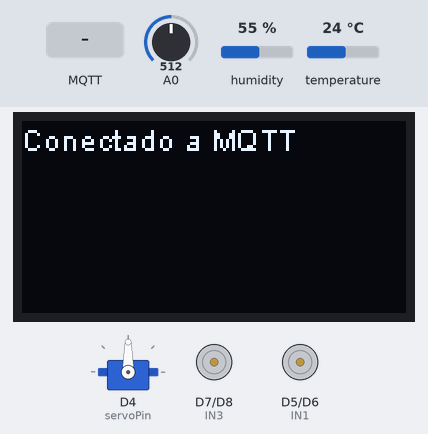
A sketch run on a simulated ESP8266 (NodeMCU). On the bench: 128×64 one-colour display, servo, motor-driver pin pairs drawn as motors (green arrow = first pin HIGH = forward, orange = second pin HIGH = backward, longer = more drive). Inputs (shaded band) come from the test bench; at power-on: A0 = 512, humidity 55 %, temperature 24 °C. WiFi joins after 1.5 s; servers stay silent unless stated; colours are those a GRB WS2812 strip shows for the declared byte order; no MQTT or app messages arrive unless stated; what the sketch prints to the serial monitor is not drawn.

Above: at 2.7 s.
2.8 s: MQTT message "1" arrives on the first subscribed topic
At 4.0 s:
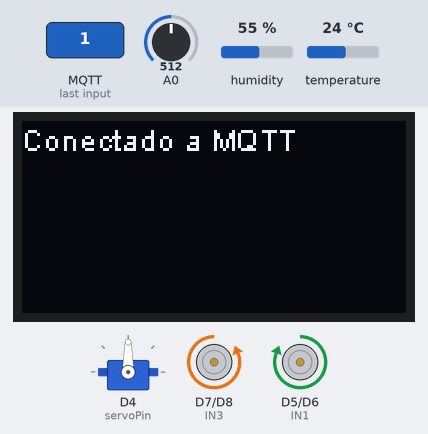
4.3 s: MQTT message "2" arrives on the first subscribed topic
At 5.4 s:
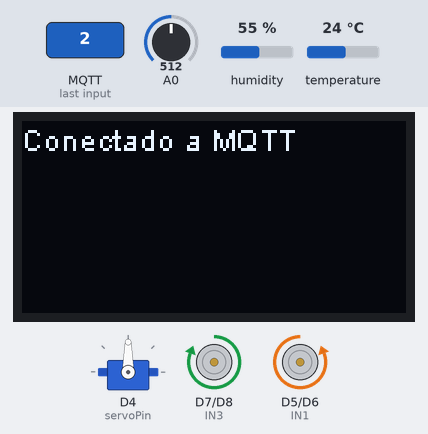
5.8 s: MQTT message "3" arrives on the first subscribed topic
At 6.5 s:
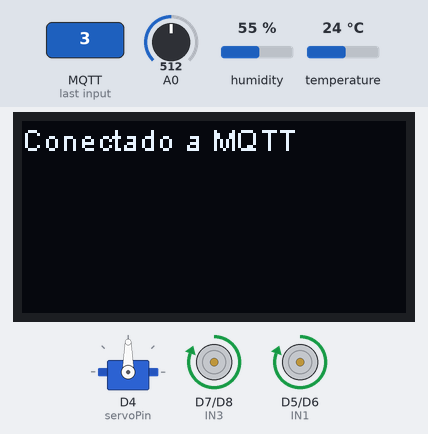
7.3 s: MQTT message "grupo2/control" arrives on the second subscribed topic
At 7.6 s:
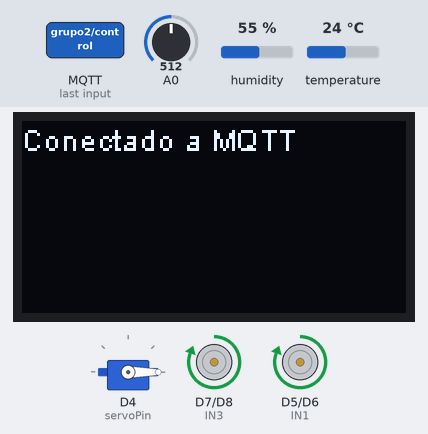
8.8 s: MQTT message "grupo2/control" arrives on the first subscribed topic
At 10.0 s:
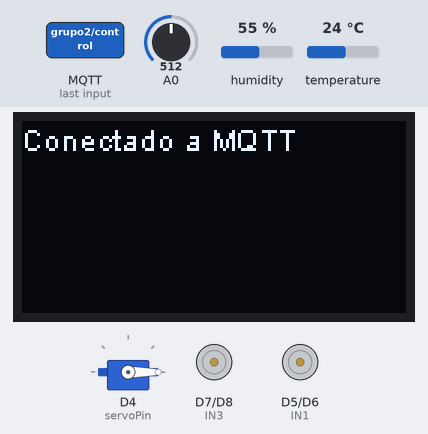
10.3 s: MQTT message "1" arrives on the first subscribed topic
At 11.1 s:
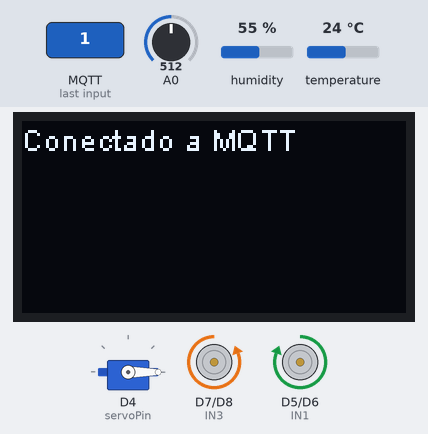
Timing chart, 0 to 12.8 s (numbered marks = the images above; inputs shaded):
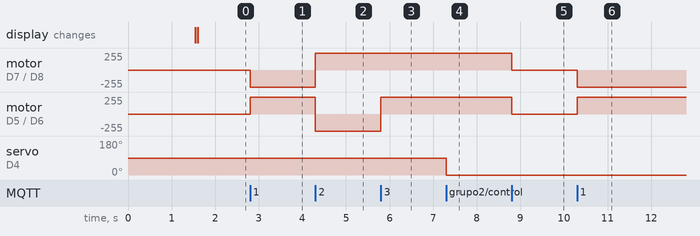

Measured:
- after the input at 2.8 s, motor on D7 (IN3) / D8 (IN4): stopped → backward 255/255 at once; motor on D5 (IN1) / D6 (IN2): stopped → forward 255/255 at once
- after the input at 4.3 s, motor on D7 (IN3) / D8 (IN4): backward 255/255 → forward 255/255 at once; motor on D5 (IN1) / D6 (IN2): forward 255/255 → backward 255/255 at once
- after the input at 5.8 s, motor on D5 (IN1) / D6 (IN2): backward 255/255 → forward 255/255 at once
- after the input at 7.3 s, servo on D4 (servoPin): 90° → 0° at once
- after the input at 8.8 s, motor on D7 (IN3) / D8 (IN4), motor on D5 (IN1) / D6 (IN2): forward 255/255 → stopped at once
- after the input at 10.3 s, motor on D7 (IN3) / D8 (IN4): stopped → backward 255/255 at once; motor on D5 (IN1) / D6 (IN2): stopped → forward 255/255 at once

The sketch:

robotV3.ino
```cpp
#include "SSD1306Wire.h"
#include <Adafruit_Sensor.h>
#include <DHT.h>
#include <ESP8266WiFi.h>
#include <FastLED.h>
#include <PubSubClient.h>
#include <Servo.h>
#include <SoftwareSerial.h>
#include <Wire.h>

/* WS2812B */
#define NUM_LEDS 1
#define DATA_PIN D0
CRGB leds[NUM_LEDS];

/* OLED */
SSD1306Wire display(0x3c, SDA, SCL);

/* SERVO */
#define servoPin D4
Servo tiltservo;

/* DHT */
#define DHTPIN D3
#define DHTTYPE DHT11
DHT dht(DHTPIN, DHTTYPE);

/* MOTORES */
#define IN1 D5
#define IN2 D6
#define IN3 D7
#define IN4 D8
int outputPins[] = {IN1, IN2, IN3, IN4};

/* Wifi */
const char *ssid = "*********";
const char *password = "*********";
WiFiClient espClient;

/* MQTT */
#define MSG_BUFFER_SIZE 50
PubSubClient MQTTclient(espClient);
const char *mqtt_server = "*********";
char msg[MSG_BUFFER_SIZE];

void setup() {
  Serial.begin(115200);
  for (int i = 0; i < 5; i++) {
    pinMode(outputPins[i], OUTPUT);
    digitalWrite(outputPins[i], LOW);
  }
  display.init();
  display.flipScreenVertically();
  dht.begin();
  FastLED.addLeds<WS2812B, DATA_PIN, RGB>(leds, NUM_LEDS);
  tiltservo.attach(servoPin);
  tiltservo.write(90);

  setup_wifi();
  MQTTclient.setServer(mqtt_server, 1883);
  MQTTclient.setCallback(onMessage);
}

unsigned long lastMsg = 0;
void loop() {
  if (!MQTTclient.connected()) {
    reconnect();
  }
  MQTTclient.loop();

  unsigned long now = millis(); // asynchronous timer
  if (now - lastMsg > 2000) {
    lastMsg = now;
    sendData();
  }
}

void setup_wifi() {
  WiFi.mode(WIFI_STA);
  WiFi.begin(ssid, password);

  Serial.print("Connecting to ");
  Serial.println(ssid);

  display.clear();
  display.drawString(0, 0, "Conectando a WIFI");
  display.display();

  while (WiFi.status() != WL_CONNECTED) {
    delay(500);
    Serial.print(".");
  }

  randomSeed(micros());
  Serial.println("Connected to WIFI, IP:");
  Serial.println(WiFi.localIP());

  display.clear();
  display.drawString(0, 0, "Conectado en");
  display.drawString(0, 10, WiFi.localIP().toString());
  display.display();
}

void onMessage(char *topic, byte *payload, unsigned int length) {
  Serial.print(topic);
  Serial.print("->");

  String messageTemp = "";
  for (int i = 0; i < length; i++) {
    messageTemp += (char)payload[i];
  }

  Serial.println(messageTemp);
  if (String(topic) == "grupo2/control") {
    int action = messageTemp.toInt();
    motorHandler(action);
  } else if (String(topic) == "grupo2/servo") {
    int value = messageTemp.toInt();
    if (value > 180) {
      value = 180;
    } else if (value < 0) {
      value = 0;
    }
    tiltservo.write(value);
  }
}

void reconnect() {
  while (!MQTTclient.connected()) {
    Serial.print("Conectando a MQTT...");

    display.clear();
    display.drawString(0, 0, "Conectando a MQTT");

    String clientId = "RobotClient-0";
    if (MQTTclient.connect(clientId.c_str())) {
      Serial.println("Successful MQTT connection");
      MQTTclient.subscribe("grupo2/control");
      MQTTclient.subscribe("grupo2/servo");

      display.clear();
      display.drawString(0, 0, "Conectado a MQTT");
      display.display();
    } else {
      Serial.print("MQTT connection failed, rc=");
      Serial.print(MQTTclient.state());
      Serial.println(" trying again in 2 seconds");

      display.clear();
      display.drawString(0, 0, "Error conexion MQTT");
      display.display();
      delay(2000);
    }
  }
}

void motorHandler(int dir) {
  switch (dir) {
  case 0:
    digitalWrite(IN1, LOW);
    digitalWrite(IN2, LOW);
    digitalWrite(IN3, LOW);
    digitalWrite(IN4, LOW);
    Serial.println("Stop");
    break;
  case 1:
    digitalWrite(IN1, HIGH);
    digitalWrite(IN2, LOW);
    digitalWrite(IN3, LOW);
    digitalWrite(IN4, HIGH);
    Serial.println("Backward");
    break;
  case 2:
    digitalWrite(IN1, LOW);
    digitalWrite(IN2, HIGH);
    digitalWrite(IN3, HIGH);
    digitalWrite(IN4, LOW);
    Serial.println("Forward");
    break;
  case 3:
    digitalWrite(IN1, HIGH);
    digitalWrite(IN2, LOW);
    digitalWrite(IN3, HIGH);
    digitalWrite(IN4, LOW);
    Serial.println("Right");
    break;
  case 4:
    digitalWrite(IN1, LOW);
    digitalWrite(IN2, HIGH);
    digitalWrite(IN3, LOW);
    digitalWrite(IN4, HIGH);
    Serial.println("Left");
    break;
  }
}

void sendData() {
  float t = dht.readTemperature();
  MQTTclient.publish("grupo2/dhttemp", String(t).c_str());

  float h = dht.readHumidity();
  MQTTclient.publish("grupo2/dhthum", String(h).c_str());

  int b = analogRead(A0);
  MQTTclient.publish("grupo2/robbatt", String(b).c_str());
}
```
